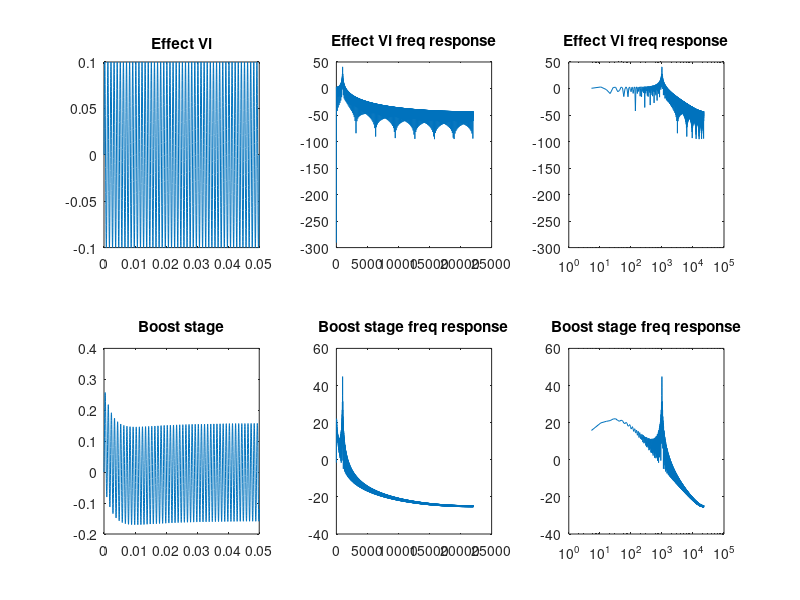

The MATLAB source for this figure:
clc;clear; close all;
Fs = 44100;
Ts = 1/Fs;
f = 1000;
t = [0:Ts:0.05].';

Vi = 0.1* sin(2*pi*f*t);

C2 = 47e-9;
R2 = Ts/(2*C2);
R4 = 56e3;
Rp = 0;
R6 = 2.7e3;
C3 = 4.7e-6;
R3 = Ts/(2*C3);
C5 = 15e-6;
R5 = Ts/(2*C5);
R9 = 470;
R10 = 10e3;

G = 1/(R3+Rp+R6);
Gi = R3*G;
G3 = (Rp+R6)*Gi;
Gx = R4*R2/(R4+R2);
Ga = Gx/R3;
Gb = (R9+R10)/(R5+R9+R10);
G5 = R5*Gb;
Go = R10/(R10+R9);
N = length(Vi);
Va = zeros(N,1);
Vo = zeros(N,1);
Vt = zeros(N,1);
Vb = zeros(N,1);
Vr2 = zeros(N,1);
Vr5 = zeros(N,1);
x2 = 0;
x3 = 0;
x5 = 0;

for n=1:N
  Va(n,1) = Gi*Vi(n,1) + G3*x3;
  Vt(n,1) = Vi(n,1) + Ga*Va(n,1) - Gx*(x3-x2);
  if Vt(n,1) > 4.5
    Vt(n,1) = 4.5;
  elseif Vt(n,1) < -4.5
    Vt(n,1) = -4.5;
  endif

  Vb(n,1) = Gb*Vt(n,1) - G5*x5;
  Vo(n,1) = Go*Vb(n,1);
  
  Vr2(n,1) = Vt(n,1)-Vi(n,1);
  x2 = Vr2(n,1)*2/R2 - x2;
  x3 = Va(n,1)*2/R3 - x3;
  Vr5(n,1) = Vt(n,1) - Vb(n,1);
  x5 = Vr5(n,1)*2/R5 - x5;
endfor

% Waveform
subplot(2,3,1);
plot(t,Vi);
title('Effect Vi');
subplot(2,3,2);
[Hi,Fi] = freqz(Vi,1,4096,Fs);
plot(Fi , 20*log10(abs(Hi)));
title('Effect Vi freq response');

subplot(2,3,3);
semilogx(Fi , 20*log10(abs(Hi)));
title('Effect Vi freq response');

subplot(2,3,4);
plot(t, Vo);
title('Boost stage');
subplot(2,3,5);
[H,F] = freqz(Vo,1,4096,Fs);
plot(F , 20*log10(abs(H)));
title('Boost stage freq response');

subplot(2,3,6);
semilogx(F , 20*log10(abs(H)));
title('Boost stage freq response');

